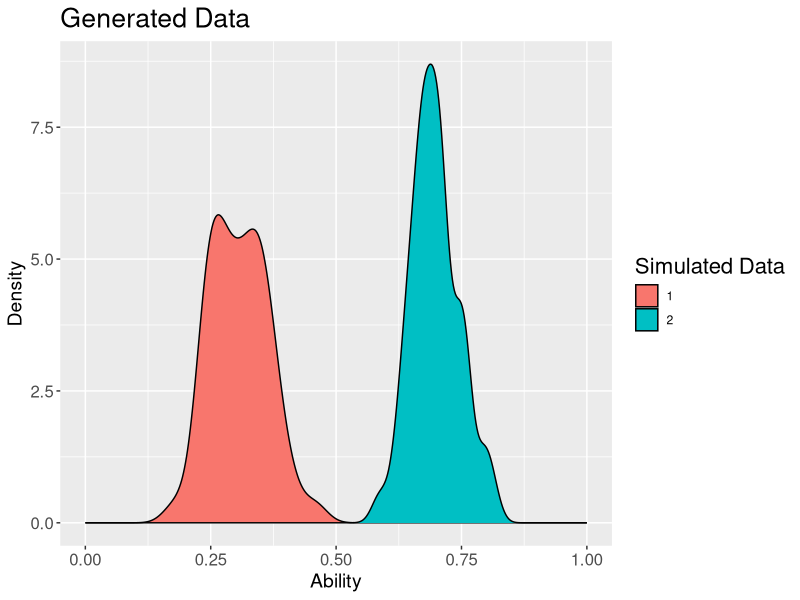
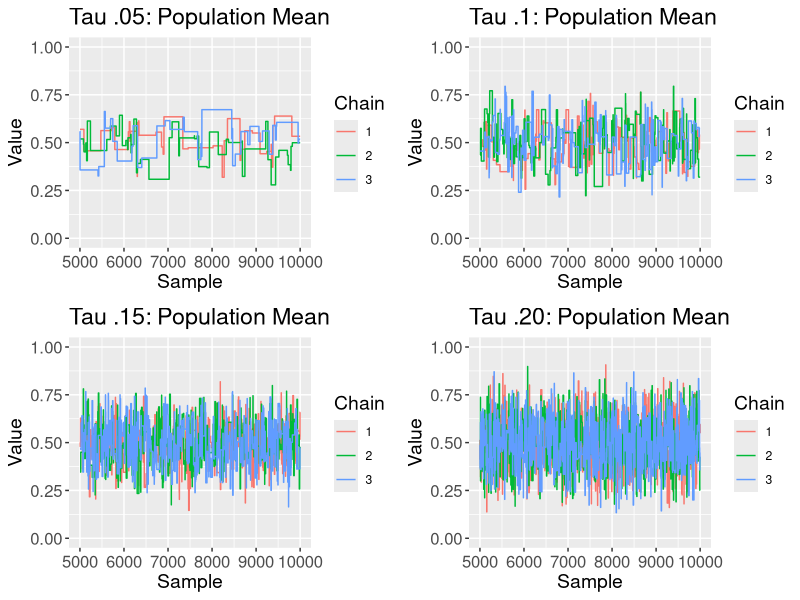
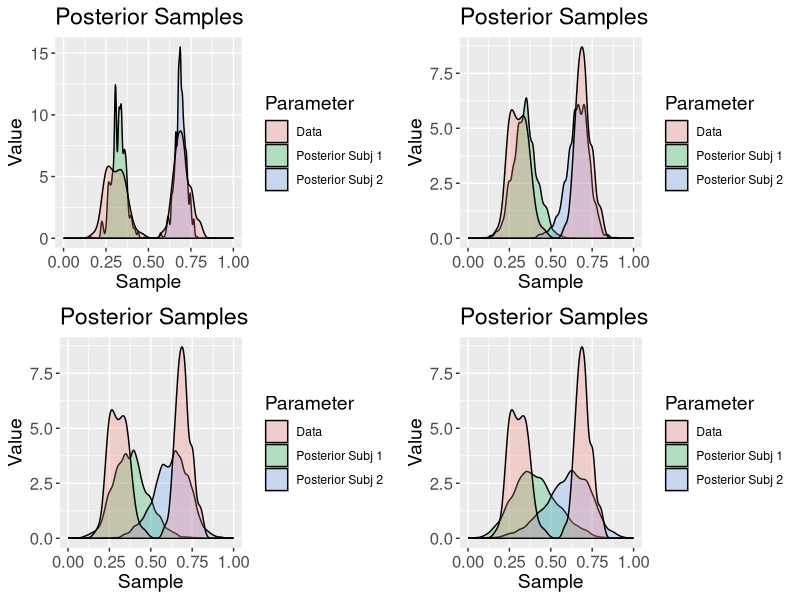
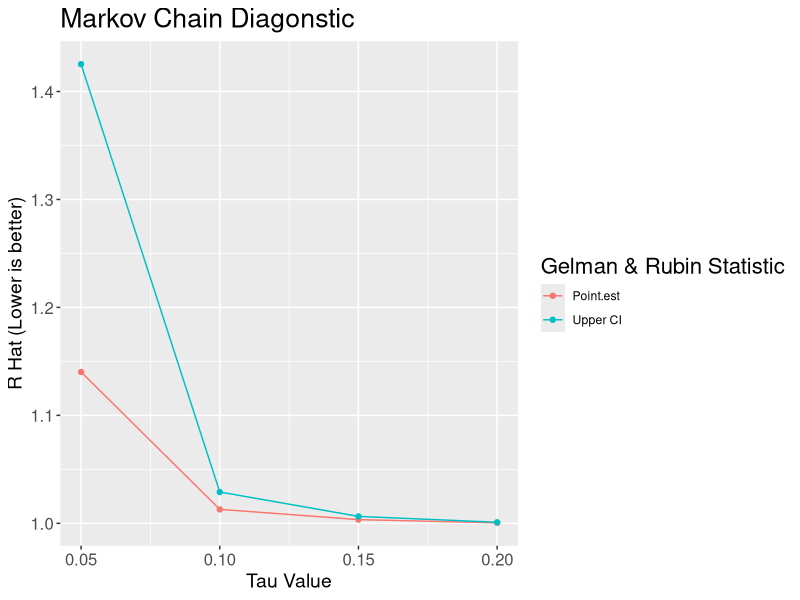

Reproduce these figures in R, in order.
# R packages 
#These packages are used for plotting the data
library(ggplot2)
library(ggpubr)
#I use this to get a truncated normal distribution, 
#however I could have just used a beta ditribution
library(truncnorm)
#coda package is used to compute the Gelman & Rubin Statistic
library(coda)
#ABC Sampling Functions
#--------------------------------------------------------------------------------------------------------------------
Sample_Prior           = function(){
#Sample Prior function
#   - ARGUMENTS - takes in no arguments 
#   - RETURNS   - a list of a parameter values samples from the predetermined parameters value
  
Parameters =   rbeta(1, 1, 1) # sample value from beta distribution with flat priors 

#As we develop models with more parameters we will have to modify how we store the parameter values,
# either in a list.
return(Parameters) 
}
Hamiltonion_Sampling   = function(Individual_1_History, Individual_2_History, Sample, Sample_Prev, i){
  #ARGUMENTS: 
  #     - Individual_1_History, This is a list of posterior samples representing the individual subject 1
  #     - Individual_2_History, This is a list of posterior samples representing the individual subject 2
  #     - Sample              , Current population mean parameter 
  #     - Sample_Prev         , Previously accepted population mean parameter
  #     - i                   , represents the iteration of the Markov Chain
   
  #RETURN
  #     - Returns the liklihood ratio for the population parameter

  #Compute the likelihood ratio between the previous sample parameter and the current sample
  #Current likelihood value
  Current_Sample   = sum( dbeta( c(Individual_1_History[i-1], Individual_2_History[i-1]),      Sample * 2, (1 - Sample)      * 2, log = T )  ) 
  #Previous likelihoood value
  Previous_Sample  = sum( dbeta( c(Individual_1_History[i-1], Individual_2_History[i-1]), Sample_Prev * 2, (1 - Sample_Prev) * 2, log = T )  )
  #Compute Likelihood ratio
  Likelihood_Ratio = Current_Sample - Previous_Sample
  return(Likelihood_Ratio)
}
Markov_Chain           = function(Tuning, DV){
  # ARGUMENTS
  #  - Tuning Parameter , Tuning parameter for the ABC sampling algorithm
  #  - DV               , Data that the model is fitting
  #RETURN
  #   -Returns the estimated parameter values for a single Markov Chain
   
  # Markov_Chain funtion runs a single instance of a markov chain of the given model 
  # and is called in the main model function inorder to implement multiple markov Chains
  
  for(i in 1:10000){ #Markov Chain iterates for 10000 times, in the future add Markov chain length as an argument in the function

    print(i)
    
    
    #Estimate the Sample Parameter
    if(i == 1){ #if i is equal to 1 then initialize sample variable from the prior
      
      Sample       = Sample_Prior()
      
    } else { #if i is not equal to 1, then determine the Sample parameter VIA Hamiltonion sampling. 
      
      Sample       =  Sample_Prior()      # Take one sample from Prior distribution
      Sample_Prev  = Sample_History[i-1]  # From the previous value (i-1) Sample_History array 
      
      r = Hamiltonion_Sampling( Individual_1_History, Individual_2_History, Sample, Sample_Prev, i )  # the likelihood ratio between the current and previous value

      # if r (likelihood ratio) is less than randomly sampled value then or equal to the liklihood ratio 
      # then we keep the newly sampled value else we keep the previous Sample Value
      if( log(runif(1, 0,1))  <= r){ Sample } else {Sample = Sample_Prev } 
      
    }
    
    #Sample parameters for Individual participants, keep in mind that for this example we are holding the rate parameter constant 
    Individual_1 = rbeta(1, Sample[1] * 10, (1-Sample[1]) * 10) # Individual_1, Sampled value for individual 1
    Individual_2 = rbeta(1, Sample[1] * 10, (1-Sample[1]) * 10) # Individual_2, Sampled value for indiivdual 2
    
    #-----------------------------------------------------------------------------------------------
    # Once we get this formulation integrated with ACT-R would go here
    
    #--------------------------------Send Parameters to ACT-R here------------------------
    #---------------------------------ACT-R Model Returns behavior------------------------
    #---------Summerize behavior in a meaninful way to compare against participants data
    #-----------------------------------------------------------------------------------------------
    
    #Compute the residual between model predictions and observed data
    Distance_1 = sqrt(  mean(   (DV[1:50]  - Individual_1[1])^2 ) )  # Root Mean Squared Deviation between Individual_1 parameter and Subject 1's Data
    Distance_2 = sqrt(  mean( (DV[51:100]  - Individual_2[1])^2 ) )  # Root Mean Squared Deviation between Individual_2 parameter and Subject 1's Data  
    
    #add together residual from all participants
    Distance = Distance_1 + Distance_2   # Add the distances together
    
    if(i == 1){Distance_Post = 0} #if i == 1 then intialize Distance_Post to 0
    
    #Compute Liklihood ratio to ABC sampling
    alpha    = dnorm(Distance/Tuning, log = T) - dnorm(Distance_Post/Tuning, log = T) # generate the likelihood ratio for individual participants using the Distance variable and the Tuning Parameter
    #Sample random value
    p        = log( runif(1, 0 , 1) ) #Sample random variable to compare against alpha variable
    
    #Save the model results
    if(i == 1){ #if i is 1 then we initialize 4 differnt array that store the results for each markov chain
      Sample_History         = Sample
      Individual_1_History   = Individual_1[1]
      Individual_2_History   = Individual_2[1]
      Distance_Post          = Distance
      
    } else { #if i is not equal to 1, then we store the results based on the p and alpha variable
      
      if(p <= alpha){ # if p is less then alpha then we store the newly sampled parameter values
        Sample_History         = c(Sample_History, Sample )
        Individual_1_History   = c(Individual_1_History, Individual_1[1] ) 
        Individual_2_History   = c(Individual_2_History, Individual_2[1] )
        Distance_Post = Distance  
        
      } else { # if  p is greater and alpha then we store the previously sampled values
        Sample_History         = c(Sample_History      , Sample_History[i-1] )
        Individual_1_History   = c(Individual_1_History, Individual_1_History[i-1] ) 
        Individual_2_History   = c(Individual_2_History, Individual_2_History[i-1] )
        
      }
    }
  
    
  }
  
  #Once the markov chain is finished then we store the results into a data frame 
  Chain           = as.data.frame( cbind(1:length(Sample_History), Sample_History, Individual_1_History, Individual_2_History))
  #rename the columnes of the dataframe
  colnames(Chain) = c("Sample", "Sample_Mean", "Individual_1", "Individual_2")
  #Return the Chain varaible
  return(Chain)
}
ABC_Hierarchical_Model = function(Tuning, DV){
  #This funciton runs the individual markov chains, given the data and tuning parameters 
  #PARAMETERS
  #Tuning parmaeters: Parmaeter controls the likelihood function for the ABC samplers
  #DV: the Data for the Individual participants
  #Note: this could be paralized in the future
  #RETURNS
  # The results from the ABC BHM Model
  Chain_1 = Markov_Chain(Tuning, DV)  # Run chain 1
  Chain_2 = Markov_Chain(Tuning, DV)  # Run chain 2
  Chain_3 = Markov_Chain(Tuning, DV)  # Run chain 3
  
  #label the Chains
  Chain_1$Chain = 1 
  Chain_2$Chain = 2
  Chain_3$Chain = 3
  
  #Rbind the data together
  Data = rbind(Chain_1, Chain_2, Chain_3) 
  #Return the data together.s
  return(Data)  
}
#--------------------------------------------------------------------------------------------------------------------
#Generate the data
Sub  = c( rep(1, 50) , rep(2, 50))
DV   = c( rep(.3, 50), rep(.7, 50) )
DV   = c( rtruncnorm(50, .3, .05, a= 0,b=1), rtruncnorm(50, .7, .05, a= 0, b = 1) )
Obs  = as.data.frame( cbind(Sub, DV) )
#--------------------------------------------------------------------------------------------------------------------
# Run the Various Model Simulation manipulating the the Turing parametetr
Tuning_05 = ABC_Hierarchical_Model(.05, DV)
Tuning_10 = ABC_Hierarchical_Model(.10, DV)
Tuning_15 = ABC_Hierarchical_Model(.15, DV)
Tuning_20 = ABC_Hierarchical_Model(.20, DV)
#--------------------------------------------------------------------------------------------------------------------
#Observse the results
#Here is the Simulated Data
{
ggplot(Obs, aes(DV, group = Sub) ) +
  geom_density(aes(fill = as.factor(Sub) ) ) + 
  xlim(0,1) +
  xlab("Ability") + ylab("Density") +
  labs(fill = "Simulated Data")  +
  ggtitle("Generated Data" ) + 
  theme(
    title      = element_text(size = 16),
    axis.title = element_text(size = 14),
    axis.text  = element_text(size = 12)
  )

}
#--------------------------------------------------------------------------------------------------------------------
#Here we observe the Markov Chain of the Various simulations
{
title_size      = 14
axis_title_size = 14
axis_text_size  = 12

Sample_Mean_Tau_05 = ggplot(Tuning_05[Tuning_05$Sample > 5000, ], aes(Sample, Sample_Mean, group = Chain) ) +
  geom_line( aes(col = as.factor(Chain) )) +
  xlab("Sample") + ylab("Value")+
  ggtitle("Tau .05: Population Mean") +
  labs(col = "Chain") +
  ylim(0,1) +
  theme(
    title      = element_text(size = title_size),
    axis.title = element_text(size = axis_title_size),
    axis.text  = element_text(size = axis_text_size)
  )

Sample_Mean_Tau_10 = ggplot(Tuning_10[Tuning_10$Sample > 5000, ], aes(Sample, Sample_Mean, group = Chain) ) +
  geom_line( aes(col = as.factor(Chain) )) +
  xlab("Sample") + ylab("Value")+
  ggtitle("Tau .1: Population Mean") +
  labs(col = "Chain") +
  ylim(0,1) +
  theme(
    title      = element_text(size = title_size),
    axis.title = element_text(size = axis_title_size),
    axis.text  = element_text(size = axis_text_size)
  )

Sample_Mean_Tau_15 = ggplot(Tuning_15[Tuning_15$Sample > 5000, ], aes(Sample, Sample_Mean, group = Chain) ) +
  geom_line( aes(col = as.factor(Chain) )) +
  xlab("Sample") + ylab("Value")+
  ggtitle("Tau .15: Population Mean") +
  labs(col = "Chain") +
  ylim(0,1) +
  theme(
    title      = element_text(size = title_size),
    axis.title = element_text(size = axis_title_size),
    axis.text  = element_text(size = axis_text_size)
  )


Sample_Mean_Tau_20 = ggplot(Tuning_20[Tuning_20$Sample > 5000, ], aes(Sample, Sample_Mean, group = Chain) ) +
  geom_line( aes(col = as.factor(Chain) )) +
  xlab("Sample") + ylab("Value")+
  ggtitle("Tau .20: Population Mean") +
  labs(col = "Chain") +
  ylim(0,1) +
  theme(
    title      = element_text(size = title_size),
    axis.title = element_text(size = axis_title_size),
    axis.text  = element_text(size = axis_text_size)
  )


ggarrange(Sample_Mean_Tau_05, 
          Sample_Mean_Tau_10, 
          Sample_Mean_Tau_15, 
          Sample_Mean_Tau_20,
          ncol = 2, nrow = 2)
}
#--------------------------------------------------------------------------------------------------------------------------------------------
#Here we look at the estiamted posterior distribution
{
title_size      = 14
axis_title_size = 14
axis_text_size  = 12

Posterior_Tau_05 = ggplot(Tuning_05[Tuning_05$Sample > 5000, ], aes( Sample_Mean) ) +
  #geom_density( aes( fill = "Posterior_Mean" ) ) +
  geom_density( aes(Individual_1, fill = "Posterior Subj 1" ), alpha = .25 ) +
  geom_density( aes(Individual_2, fill = "Posterior Subj 2" ), alpha = .25 ) +
  geom_density(data = Obs, aes(DV, group = as.factor(Sub), fill = "Data"), alpha = .25) +
  labs(fill = "Parameter") +
  xlim(0,1) +
  xlab("Sample") + ylab("Value")+
  ggtitle("Posterior Samples") +
  theme(
    title      = element_text(size = title_size),
    axis.title = element_text(size = axis_title_size),
    axis.text  = element_text(size = axis_text_size)
  )


Posterior_Tau_10 = ggplot(Tuning_10[Tuning_10$Sample > 5000, ], aes( Sample_Mean) ) +
  #geom_density( aes( fill = "Posterior_Mean" ) ) +
  geom_density( aes(Individual_1, fill = "Posterior Subj 1" ), alpha = .25 ) +
  geom_density( aes(Individual_2, fill = "Posterior Subj 2" ), alpha = .25 ) +
  geom_density(data = Obs, aes(DV, group = as.factor(Sub), fill = "Data"), alpha = .25) +
  labs(fill = "Parameter") +
  xlim(0,1) +
  xlab("Sample") + ylab("Value")+
  ggtitle("Posterior Samples") +
  theme(
    title      = element_text(size = title_size),
    axis.title = element_text(size = axis_title_size),
    axis.text  = element_text(size = axis_text_size)
  )

Posterior_Tau_15 = ggplot(Tuning_15[Tuning_15$Sample > 5000, ], aes( Sample_Mean) ) +
  #geom_density( aes( fill = "Posterior_Mean" ) ) +
  geom_density( aes(Individual_1, fill = "Posterior Subj 1" ), alpha = .25 ) +
  geom_density( aes(Individual_2, fill = "Posterior Subj 2" ), alpha = .25 ) +
  geom_density(data = Obs, aes(DV, group = as.factor(Sub), fill = "Data"), alpha = .25) +
  labs(fill = "Parameter") +
  xlim(0,1) +
  xlab("Sample") + ylab("Value")+
  ggtitle("Posterior Samples") +
  theme(
    title      = element_text(size = title_size),
    axis.title = element_text(size = axis_title_size),
    axis.text  = element_text(size = axis_text_size)
  )

Posterior_Tau_20 = ggplot(Tuning_20[Tuning_20$Sample > 5000, ], aes( Sample_Mean) ) +
  #geom_density( aes( fill = "Posterior_Mean" ) ) +
  geom_density( aes(Individual_1, fill = "Posterior Subj 1" ), alpha = .25 ) +
  geom_density( aes(Individual_2, fill = "Posterior Subj 2" ), alpha = .25 ) +
  geom_density(data = Obs, aes(DV, group = as.factor(Sub), fill = "Data"), alpha = .25) +
  labs(fill = "Parameter") +
  xlim(0,1) +
  xlab("Sample") + ylab("Value")+
  ggtitle("Posterior Samples") +
  theme(
    title      = element_text(size = title_size),
    axis.title = element_text(size = axis_title_size),
    axis.text  = element_text(size = axis_text_size)
  )

ggarrange(Posterior_Tau_05, 
          Posterior_Tau_10, 
          Posterior_Tau_15, 
          Posterior_Tau_20,
          ncol = 2, nrow = 2)
}
#-----------------------------------------------------------------------------------------------------------------------------
{
#Here we assess the convergence of the Markov Chain

Tau_05 = mcmc.list(
  as.mcmc(Tuning_05$Sample_Mean[Tuning_05$Chain == 1]),
  as.mcmc(Tuning_05$Sample_Mean[Tuning_05$Chain == 2]),
  as.mcmc(Tuning_05$Sample_Mean[Tuning_05$Chain == 3])
)

Tau_10 = mcmc.list(
  as.mcmc(Tuning_10$Sample_Mean[Tuning_15$Chain == 1]),
  as.mcmc(Tuning_10$Sample_Mean[Tuning_15$Chain == 2]),
  as.mcmc(Tuning_10$Sample_Mean[Tuning_15$Chain == 3])
)


Tau_15 = mcmc.list(
  as.mcmc(Tuning_15$Sample_Mean[Tuning_15$Chain == 1]),
  as.mcmc(Tuning_15$Sample_Mean[Tuning_15$Chain == 2]),
  as.mcmc(Tuning_15$Sample_Mean[Tuning_15$Chain == 3])
)

Tau_20 = mcmc.list(
  as.mcmc(Tuning_20$Sample_Mean[Tuning_15$Chain == 1]),
  as.mcmc(Tuning_20$Sample_Mean[Tuning_15$Chain == 2]),
  as.mcmc(Tuning_20$Sample_Mean[Tuning_15$Chain == 3])
)


GD_05 = gelman.diag(Tau_05) 
GD_10 = gelman.diag(Tau_10)
GD_15 = gelman.diag(Tau_15)
GD_20 = gelman.diag(Tau_20)


Gelman_Diag = data.frame(
  Tau = c(.05, .1, .15, .2),
  Point.est = c(GD_05$psrf[1], GD_10$psrf[1],GD_15$psrf[1],GD_20$psrf[1]),
  Upper_CI = c(GD_05$psrf[2], GD_10$psrf[2],GD_15$psrf[2],GD_20$psrf[2])
)

ggplot(Gelman_Diag, aes(Tau, Point.est) ) +
  geom_line(aes(col = "Point.est") ) +
  geom_point(aes(col = "Point.est") )  +
  geom_line( aes(Tau, Upper_CI, col = "Upper CI") ) +
  geom_point(aes(Tau, Upper_CI, col = "Upper CI") ) +
  labs(col = "Gelman & Rubin Statistic") +
  xlab("Tau Value") + ylab("R Hat (Lower is better)") +
  ggtitle("Markov Chain Diagonstic") +
  theme(
    title = element_text(size = 16),
    axis.title = element_text(size = 14),
    axis.text  = element_text(size = 12)
  )
}
